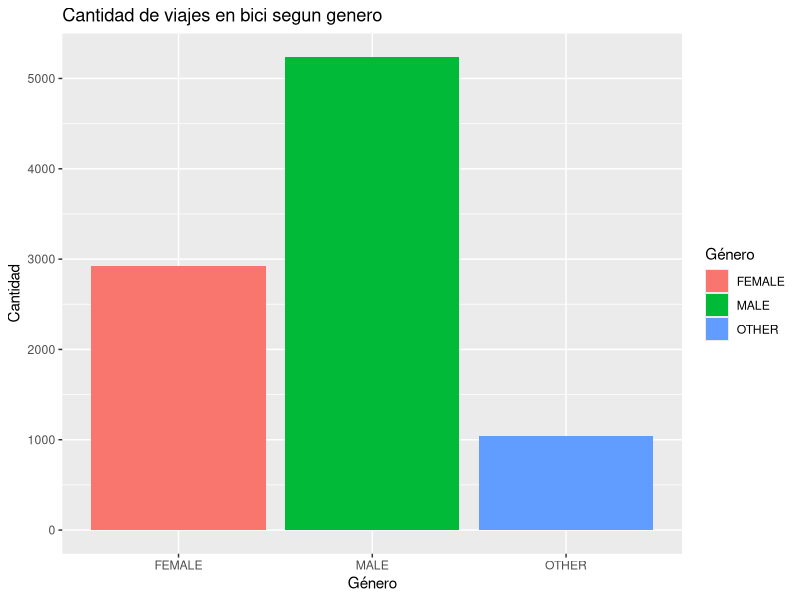
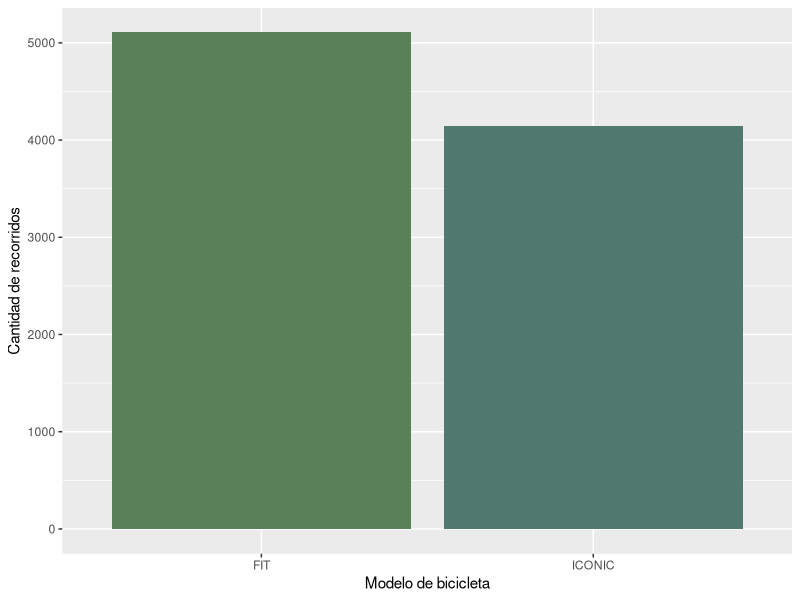
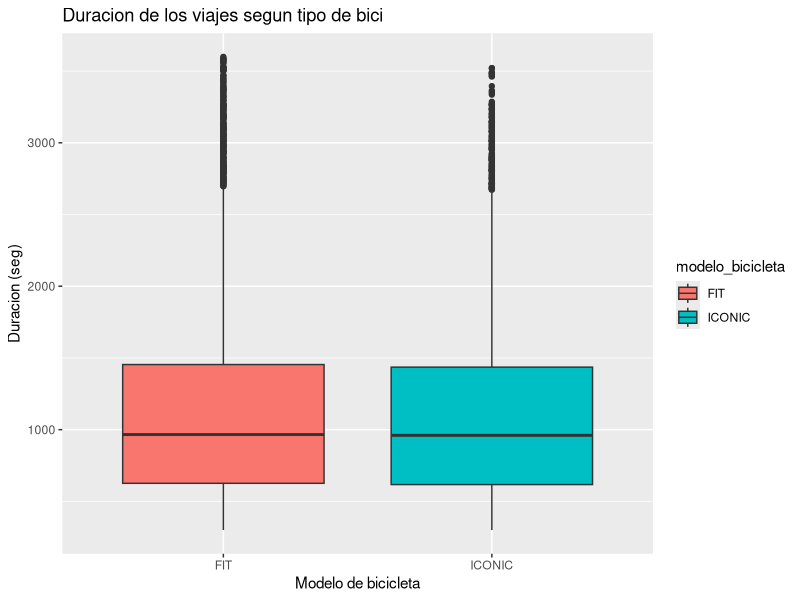
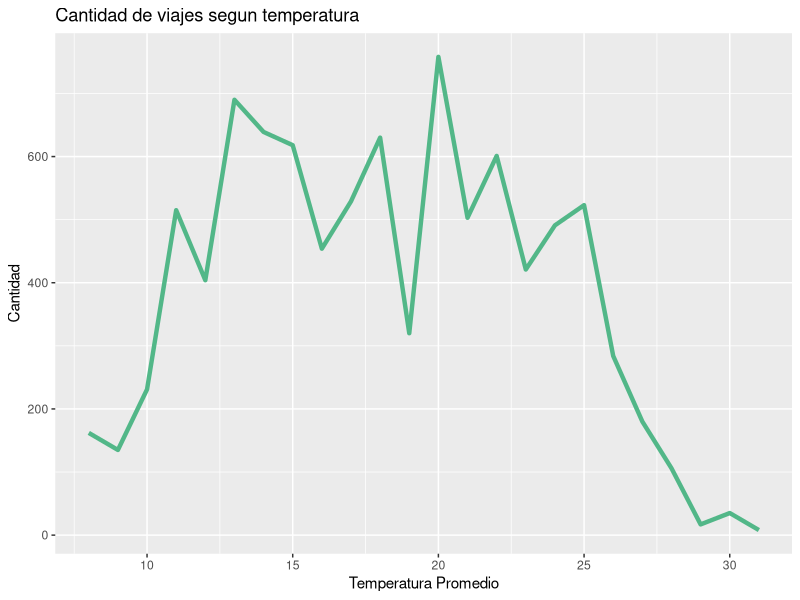
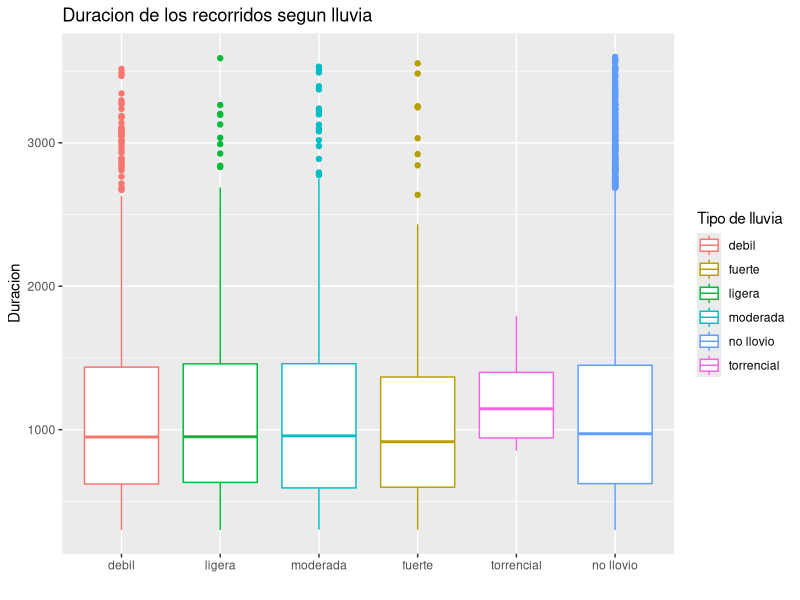
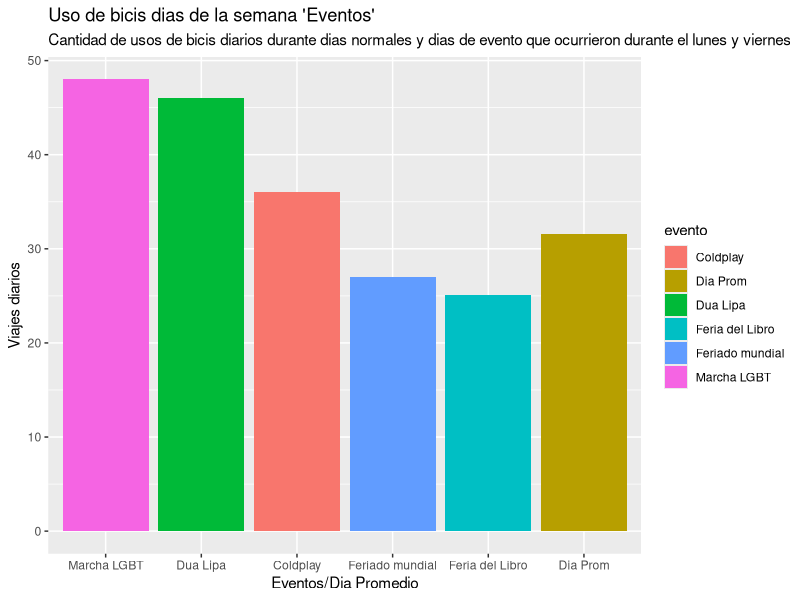
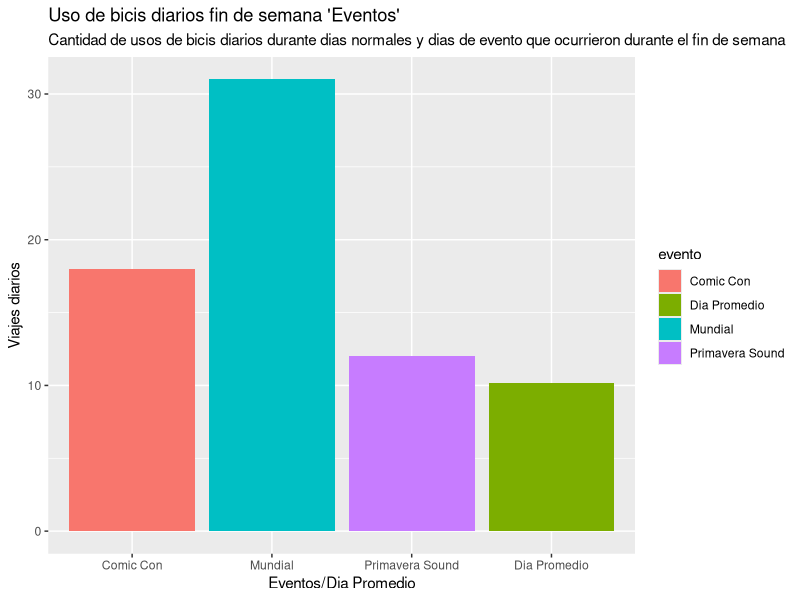
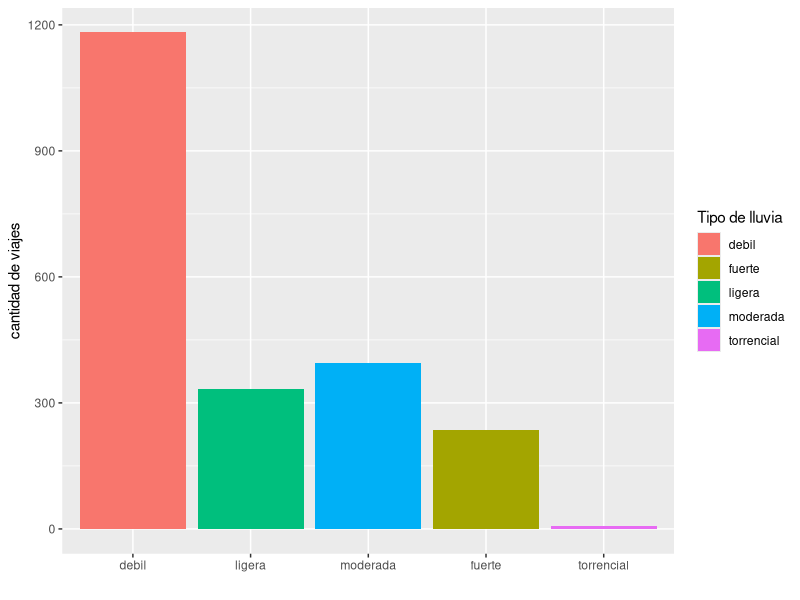

Recreate these plots in R, in order.
#CONSIDERACIONES ----

#1. Nuestras PC's trabajan con algunas variables en ingles y no en español, entonces si surgen problemas con el fct_level por ejemplo, es porque nosotros ordenamos las categorías en ingles y no español.

#2. Para tener una compresión mas rápida de los nombres de variables, utilizamos los siguientes prefijos "df_" para referirnos a un dataframe, "gr_" para referirnos a un gráfico y "v_" para referirnos a una variable.


#LIBRERIAS ----
library(readr)
library(tidyverse)




#DATAFRAMES
#Dataframes_originales ----

#Lectura de dataframes. Para leer los archivos csv usamos el comando read_csv.

df_clima_aeroparque_BA_2022 <- read_csv("Data/Clima_Aeroparque_BA.csv")

df_bike_trips_2022 <- read_csv("Data/trips_2022_reducido.csv")

#VARIABLES ----

v_months <- c("January", "February", "March", "April", "May", "June", "July", "August", "September", "October", "November", "December")

#Las fechas de los días feriados de Argentina 2022 los obtuvimos de la siguiente pagina: https://www.argentina.gob.ar/interior/feriados-nacionales-2022
v_feriados <- c("2022-01-01", "2022-02-28", "2022-03-01", "2022-03-24", "2022-04-02", "2022-04-14", "2022-04-15", "2022-04-16", "2022-04-17", "2022-04-22", "2022-04-23", "2022-04-24", "2022-05-01", "2022-05-02", "2022-05-18", "2022-05-25", "2022-06-17", "2022-06-20", "2022-07-09", "2022-07-30", "2022-08-15", "2022-09-26", "2022-09-27", "2022-10-05", "2022-10-07", "2022-10-10", "2022-11-20", "2022-11-21", "2022-12-08", "2022-12-09", "2022-12-25")

#(nota: cp indica la cantidad de personas)
v_feriaLibro <- c("2022-04-28","2022-04-29","2022-04-30","2022-05-01","2022-05-02","2022-05-03","2022-05-04","2022-05-05","2022-05-06","2022-05-07","2022-05-08","2022-05-09","2022-05-10","2022-05-11","2022-05-12","2022-05-13","2022-05-14","2022-05-15","2022-05-16") #cp = 1.245.000
v_comicCon <- c("2022-05-20","2022-05-21","2022-05-22") #cp = 80 mil
v_duaLipa <- c("2022-09-13","2022-09-14") #cp = 50 mil
v_marchaLGBTQI <- c("2022-10-05") #cp = 130 mil
v_coldplay <- c("2022-10-25","2022-10-26","2022-10-28","2022-10-29","2022-11-01","2022-11-02","2022-11-04","2022-11-05","2022-11-07","2022-11-08") #cp = 600 mil
v_primaveraSound <- c("2022-11-12","2022-11-13") #cp = 100 mil
v_finalMundial <- c("2022-12-18") #cp = 4 millones
v_feriadoMundial <- c("2022-12-20") 


#Dataframes_bicis_modificado ----
#Dataframe de bicis filtrado por duración del recorrido, con 4 variables mas ("month", "week_day", "hour" y "public_holiday") y la variable fecha renombrada a date.

df_bike_trips_2022_reformed <- df_bike_trips_2022 %>% 
  filter(between(duracion_recorrido, left = 60*5, right = 60*60)) %>% 
  rename(date = fecha) %>% 
  mutate(month = months(fecha_origen_recorrido), 
         hour = hour(fecha_origen_recorrido), 
         week_day = weekdays(date),
         public_holiday = (date %in% v_feriados))

#Dataframes_clima_modificado ----
#Dataframe del clima con 3 variables mas("month", "is_rain", "rain_strength")

df_clima_aeroparque_BA_2022_reformed <- df_clima_aeroparque_BA_2022 %>% 
  mutate(month = months(date),
         is_rain = (prcp > 0),
         rain_strength = case_when(prcp > 0 & prcp <= 3 ~ "debil",
                                   prcp > 3.0 & prcp <= 6.5 ~ "ligera",
                                   prcp > 6.5 & prcp <= 16.0 ~ "moderada",
                                   prcp > 16.0 & prcp <= 40.0 ~ "fuerte",
                                   prcp > 100.0 ~ "torrencial",
                                   .default = "no llovio")) 




#Dataframe_joined ----
#FULL JOIN DE DATAFRAMES
df_bikes_and_weather <- full_join(df_bike_trips_2022_reformed, df_clima_aeroparque_BA_2022_reformed, by = "date")


#Dataframes Descriptivos ----
#dataframe con la duracion de viaje promedio y mediana
df_promedio_y_mediana_de_viajes <-  df_bike_trips_2022_reformed %>% 
  mutate(duracion_recorrido = duracion_recorrido/60) %>% 
  summarise("promedio duracion de viaje" = mean(duracion_recorrido), "mediana de la duracion de viajes" = median(duracion_recorrido))

#dataframe con la cantidad de estaciones de origen 
df_origin_trip <- df_bike_trips_2022_reformed %>% 
  select(id_estacion_origen, nombre_estacion_origen) %>% 
  group_by(id_estacion_origen, nombre_estacion_origen) %>% 
  summarise(amount_by_station = n()) %>% 
  arrange(desc(amount_by_station))

#dataframe con la cantidad de estaciones de llegada
df_destination_trip <- df_bike_trips_2022_reformed %>% 
  select(id_estacion_destino, nombre_estacion_destino) %>% 
  group_by(id_estacion_destino, nombre_estacion_destino) %>% 
  summarise(amount_by_station = n()) %>% 
  arrange(desc(amount_by_station)) 

#viajes mas comunes
df_common_trips <- df_bike_trips_2022_reformed %>% 
  select(id_estacion_origen, nombre_estacion_origen, id_estacion_destino, nombre_estacion_destino) %>% 
  group_by(id_estacion_origen, nombre_estacion_origen, id_estacion_destino, nombre_estacion_destino) %>% 
  summarise(amount = n()) %>% 
  arrange(desc(amount))

#cantidad de usos de bicis en dias feriado vs no feriados
df_uso_feriado_vs_no_feriado <- df_bike_trips_2022_reformed %>% 
  group_by(public_holiday) %>% 
  summarise(cant_viajes = n()) 

#cantidad de viajes diarios en dias feriado vs no feriados (tenemos 31 feriados y (365 - 31) = 334 no feriados)\
df_uso_feriado_vs_no_feriado_prom <- data.frame(es_feriado = c("feriado", "no feriado"), 
                                                viajes_promedio = c(as.numeric(df_uso_feriado_vs_no_feriado[2,2]) / 31, 
                                                                    as.numeric(df_uso_feriado_vs_no_feriado[1,2]) / 334))


# Feria del libro
v_bicisFeriaDelLibro <- as.numeric(df_bike_trips_2022_reformed %>%
                                     filter(date %in% v_feriaLibro) %>%
                                     summarise(cantidad = n()/length(v_feriaLibro)))
# Comic Con
v_bicisComicCon <- as.numeric(df_bike_trips_2022_reformed %>%
                                filter(date %in% v_comicCon) %>%
                                summarise(cantidad = round(n()/length(v_comicCon))))
# Dua Lipa
v_bicisDuaLipa <- as.numeric(df_bike_trips_2022_reformed %>%
                               filter(date %in% v_duaLipa) %>%
                               summarise(cantidad = round(n()/length(v_duaLipa))))
# MarchaLGBT
v_bicisMarchaLGBT <- as.numeric(df_bike_trips_2022_reformed %>%
                                  filter(date %in% v_marchaLGBTQI) %>%
                                  summarise(cantidad = round(n()/length(v_marchaLGBTQI))))
# Coldplay
v_bicisColdplay <- as.numeric(df_bike_trips_2022_reformed %>%
                                filter(date %in% v_coldplay) %>%
                                summarise(cantidad = round(n()/length(v_coldplay))))
#PrimaveraSound
v_bicisPrimSound <- as.numeric(df_bike_trips_2022_reformed %>%
                                 filter(date %in% v_primaveraSound) %>%
                                 summarise(cantidad = round(n()/length(v_primaveraSound))))
# Mundial
v_bicisFinalMundial <- as.numeric(df_bike_trips_2022_reformed %>%
                                    filter(date %in% v_finalMundial) %>%
                                    summarise(cantidad = round(n()/length(v_finalMundial))))
# Feriado Mundial
v_bicisFeriadoMundial <- as.numeric(df_bike_trips_2022_reformed %>%
                                      filter(date == v_feriadoMundial) %>%
                                      summarise(cantidad = round(n()/length(v_feriadoMundial))))

v_dia_promedio <- as.numeric(df_bike_trips_2022_reformed %>% 
                               filter(week_day %in% c("Monday", "Tuesday", "Wednesday", "Thursday", "Friday")) %>% 
                               group_by(date) %>% 
                               summarise(cantidad = n()) %>% 
                               summarise(cant_prom = sum(cantidad) / length(date)))

v_dia_finde_promedio <- as.numeric(df_bike_trips_2022_reformed %>% 
                                     filter(week_day %in% c("Saturday", "Sunday")) %>% 
                                     group_by(date) %>% 
                                     summarise(cantidad = n()) %>% 
                                     summarise(cant_prom = sum(cantidad) / length(date)))

#viajes diarios durante los eventos que ocurrieron durante dias de la semana mayoritariamente
df_Viajes_Promedio_Eventos_No_Finde <- data.frame(evento = c("Feria del Libro","Dua Lipa","Marcha LGBT","Coldplay","Feriado mundial", "Dia Prom"),
                                                  viajesPorEvento = c(v_bicisFeriaDelLibro, v_bicisDuaLipa, v_bicisMarchaLGBT, v_bicisColdplay,v_bicisFeriadoMundial, v_dia_promedio))

#viajes diarios durante los eventos que ocurrieron durante dias de fin de semana mayoritariamente
df_Viajes_Promedio_Eventos_Finde <- data.frame(evento = c("Comic Con", "Primavera Sound", "Mundial", "Dia Promedio"),
                                               viajesPorEvento = c(v_bicisComicCon, v_bicisPrimSound, v_bicisFinalMundial, v_dia_finde_promedio))


#cantidad de viajes durante dias de lluvia y no lluvia
df_uso_de_bicis_segun_precipitaciones <- df_bikes_and_weather %>% 
  filter(!is.na(prcp)) %>% 
  group_by(is_rain) %>% 
  summarise(viajes_lluvia = n())

#cantidad de viajes diarios durante dias de lluvia y no lluvia
df_uso_de_bicis_segun_precipitaciones_prom <- data.frame(es_lluvia = c("llovio", "no llovio"), 
                                                         viajes_promedio = c(as.numeric(df_uso_de_bicis_segun_precipitaciones[2,2]) / 97, 
                                                                             as.numeric(df_uso_de_bicis_segun_precipitaciones[1,2]) / 266))



#GRAFICOS ----

#visualizacion de duracion de los viajes en minutos version boxplot
gr_trips_duration_in_minutes_box <- df_bike_trips_2022_reformed %>% 
  mutate(duracion_recorrido = duracion_recorrido/60) %>% 
  ggplot(mapping = aes(y = duracion_recorrido)) +
  geom_boxplot(color = "#E6AC6E", shape = 11) +
  labs(x = "Recorridos", y = "Duracion (min)", title = "Duracion de los recorridos en minutos") +
  scale_x_discrete(expand = c(0,0)) 

#visualizacion de cantidad de viajes segun duracion en minutos
gr_trips_duration_in_minutes_col <- df_bike_trips_2022_reformed %>% 
  mutate(duracion_recorrido = duracion_recorrido/60) %>% 
  ggplot(mapping = aes(x = duracion_recorrido)) +
  geom_histogram(colour = "#E6AC6E", fill = "beige", bins = 11) +
  labs(x = "Duracion (min)", y = "Cantidad de Recorridos", title = "Duracion de los recorridos en minutos")

#visualizacion de viajes por mes
gr_trips_by_month <- df_bike_trips_2022_reformed %>% 
  ggplot(mapping = aes(x = fct_relevel(month, c("January", "February", "March", "April", "May", "June", "July", "August", "September", "October", "November", "December")))) +
  geom_bar(fill = "mintcream", colour = "lightskyblue") +
  labs(x = "Mes", y = "Cantidad", title = "Cantidad de recorridos durante cada mes del año")

#visualizacion de viajes por dia
gr_trips_by_day <- df_bike_trips_2022_reformed %>% 
  ggplot(mapping = aes(x = fct_relevel(week_day, c("Monday", "Tuesday", "Wednesday", "Thursday", "Friday", "Saturday", "Sunday"))))+
  geom_bar(fill = "mintcream", colour = "lightskyblue") +
  labs(x = "Dia de la semana", y = "Cantidad", title = "Cantidad de recorridos durante cada dia de la semana")

#visualizacion de viajes por hora
gr_trips_by_hour <- df_bike_trips_2022_reformed %>% 
  ggplot(mapping = aes(x = hour)) +
  geom_bar(fill = "mintcream", colour = "lightskyblue") +
  labs(x = "Horario", y = "Cantidad", title = "Cantidad de recorridos durante cada hora del dia") 

#visualizacion de viajes por mes y hora
gr_trips_by_month_and_hour <- df_bike_trips_2022_reformed %>% 
  group_by(month) %>% 
  ggplot(mapping = aes(x = hour)) +
  geom_bar(fill = "#CBA872",color = "#A05806") +
  facet_wrap(~fct_relevel(month, c("January", "February", "March", "April", "May", "June", "July", "August", "September", "October", "November", "December"))) +
  labs(x = "Horario", y = "Cantidad", title = "Cantidad de recorricos por mes segun horario")

#visualizacion de viajes por dia y hora
gr_trips_by_day_and_hour <- df_bike_trips_2022_reformed %>% 
  group_by(week_day) %>% 
  ggplot(mapping = aes(x = hour)) +
  geom_bar(fill = "#CBA872",color = "#A05806") +
  facet_wrap(~fct_relevel(week_day, c("Monday", "Tuesday", "Wednesday", "Thursday", "Friday", "Saturday", "Sunday")), nrow = 2) +
  labs(x = "Horario", y = "Cantidad", title = "Cantidad de recorricos por dia segun horario")



#visualizacion de viajes promedio de dias feriados y no feriados
gr_viajes_promedio_feriados <- df_uso_feriado_vs_no_feriado_prom %>% 
  ggplot(mapping = aes(x = es_feriado, y = viajes_promedio)) + 
  geom_col(fill = c("#B6803C", "#A05806"), color = "black") +
  labs(x = "", y = "Viajes diarios", title = "Cantidad de viajes diarios 'Feriados Vs No Feriados'")



#visualizacion cantidad de viajes segun tipo de bici
gr_bike_type <- df_bike_trips_2022_reformed %>% 
  select(modelo_bicicleta) %>% 
  ggplot(mapping = aes(x = modelo_bicicleta)) +
  geom_bar(fill = c("#588157", "#52796f")) +
  labs(x = "Modelo de bicicleta", y = "Cantidad de recorridos")

#visualizacion cantidad de viajes segun tipo de bici
gr_bike_type_boxplot <- df_bike_trips_2022_reformed %>% 
  ggplot(mapping = aes(x = modelo_bicicleta, y = duracion_recorrido, fill = modelo_bicicleta)) +
  geom_boxplot() +
  labs(x = "Modelo de bicicleta", y = "Duracion (seg)", title = "Duracion de los viajes segun tipo de bici")


#visualizacion cantidad de usos de bicis segun genero
c <- df_bike_trips_2022_reformed %>% 
  select(Género) %>% 
  filter(!is.na(Género)) %>% 
  ggplot(mapping = aes(x = Género, fill = Género)) + 
  geom_bar() +
  labs(x = "Género", y = "Cantidad", title = "Cantidad de viajes en bici segun genero")

#uso de bicis por hora según género
gr_use_of_bikes_by_gender_per_hour <- df_bike_trips_2022_reformed %>%
  filter(!is.na(Género)) %>%
  group_by(Género) %>%
  mutate(cantidadTotalPorGénero = n()) %>%
  group_by(Género,hour,cantidadTotalPorGénero) %>%
  summarise(cantidad = n()) %>%
  mutate(
    cantidadPorcentual = case_when(
      Género == "FEMALE" ~ (cantidad/cantidadTotalPorGénero)*100,
      Género == "MALE" ~ (cantidad/cantidadTotalPorGénero)*100,
      Género == "OTHER" ~ (cantidad/cantidadTotalPorGénero)*100
    )
  ) %>%
  select(Género,cantidadPorcentual) %>%
  ggplot(mapping = aes(x = hour, y = cantidadPorcentual, colour = Género)) +
  geom_line(lwd = 1.49) + 
  scale_x_continuous(expand = c(0,0)) +
  scale_y_continuous(expand = c(0,0)) +
  facet_wrap(~Género) +
  theme(legend.position = "bottom") +
  labs(x = "Horario", y = "Porcentaje", title = "Cantidad porcentual sobre el uso de bicis segun genero y horario")

#visualizacion de duracion de los viajes en minutos version boxplot segun genero
gr_trips_duration_in_minutes_by_gender <- df_bike_trips_2022_reformed %>% 
  filter(!is.na(Género)) %>% 
  mutate(duracion_recorrido = duracion_recorrido/60) %>% 
  ggplot(mapping = aes(y = duracion_recorrido, x = Género, color = Género)) +
  geom_boxplot() +
  labs(y = "Duracion", title = "Duracion de los recorridos en minutos segun genero")


#visualizacion de usos de bicis promedio comparado con dias de eventos (dias de semana)
gr_Eventos_Dia_De_Semana <- df_Viajes_Promedio_Eventos_No_Finde %>%
  ggplot(mapping = aes(x = evento, y = viajesPorEvento, fill = evento)) +
  geom_col() +
  labs(x = "Eventos/Dia Promedio", y = "Viajes diarios", title = "Uso de bicis dias de la semana 'Eventos'", subtitle = "Cantidad de usos de bicis diarios durante dias normales y dias de evento que ocurrieron durante el lunes y viernes") +
  scale_x_discrete(limits = c("Marcha LGBT", "Dua Lipa", "Coldplay", "Feriado mundial", "Feria del Libro", "Dia Prom"))

#visualizacion de usos de bicis promedio comparado con dias de eventos (fin de semana)
gr_Eventos_Fin_De_Semana <- df_Viajes_Promedio_Eventos_Finde %>%
  ggplot(mapping = aes(x = evento, y = viajesPorEvento, fill = evento)) +
  geom_col() +
  labs(x = "Eventos/Dia Promedio", y = "Viajes diarios", title = "Uso de bicis diarios fin de semana 'Eventos'", subtitle = "Cantidad de usos de bicis diarios durante dias normales y dias de evento que ocurrieron durante el fin de semana") +
  scale_x_discrete(limits = c("Comic Con", "Mundial", "Primavera Sound", "Dia Promedio"))


#grafico de temperaturas por mes
gr_temperatura_por_mes <- df_clima_aeroparque_BA_2022_reformed %>% 
  select(tmin, tmax, tavg, month) %>% 
  group_by(month) %>% 
  summarise(tmin_by_month = mean(tmin), tmax_by_month = mean(tmax), tavg_by_month = mean(tavg)) %>%
  pivot_longer(cols = 2:4, names_to = "tipo", values_to = "temp") %>% 
  ggplot(mapping = aes(x = fct_relevel(month, v_months), y = temp, fill = fct_relevel(tipo, "tmax_by_month"))) +
  geom_bar(stat = "identity", position = "dodge") +
  labs(title = "Clima promedio segun mes", x = "Mes", y = "Temperatura", fill = "Temp") +
  scale_fill_manual(values = c("tmax_by_month" = "#ee6055", "tavg_by_month" = "#255f85", "tmin_by_month" = "#60d394"), labels = c("Max Temp", "Avg Temp", "Min Temp")) +
  theme(legend.position = "bottom")

#grafico de temperaturas por dia
gr_temperatura_por_dia <- df_clima_aeroparque_BA_2022_reformed %>%
  pivot_longer(cols = 3:4, names_to = "tipo", values_to = "temp") %>%
  ggplot(mapping = aes(x = date, y = temp, color = tipo)) +
  geom_line() +
  scale_color_manual(labels = c("Tmax", "Tmin"), values = c("#ee6055", "#255f85")) +
  labs(x = "Dia del año", y = "Temperatura max y min", color = "Temperatura") +
  theme_classic()

#precipitaciones por mes
gr_precipitaciones_por_mes <- df_clima_aeroparque_BA_2022_reformed %>% 
  group_by(month) %>% 
  filter(!is.na(prcp)) %>% 
  summarise(precipitation_by_month = mean(prcp)) %>% 
  ggplot(mapping = aes(x = fct_relevel(month, c("January", "February", "March", "April", "May", "June", "July", "August", "September", "October", "November", "December")), y = precipitation_by_month)) +
  geom_col(fill = "#c8691c", colour = "#a67b5b") +
  labs(x = "Mes",y = "Precipitacion (mm)", title = "Precipitaciones por mes")


#uso de bicis por temperatura_promedio
gr_bikes_by_temp <- df_bikes_and_weather %>% 
  mutate(t_avg_round = round(tavg)) %>% 
  group_by(t_avg_round) %>% 
  summarise(viajes_por_tavg = n()) %>% 
  ggplot(mapping = aes(x = t_avg_round, y = viajes_por_tavg)) +
  geom_line(color = "#52b788", lwd = 1.5) +
  labs(x = "Temperatura Promedio", y = "Cantidad", title = "Cantidad de viajes segun temperatura")


#uso de bicis por precipitaciones
gr_uso_de_bicis_segun_precipitaciones <- df_uso_de_bicis_segun_precipitaciones_prom %>% 
  ggplot(mapping = aes(x = es_lluvia, y = viajes_promedio, fill = es_lluvia)) + 
  geom_col() +
  labs(x = "", y = "Cantidad", title = "Cantidad de viajes diarios durante dias de lluvia y no lluvia", fill = "LLovio?") +
  scale_fill_manual(values = c("llovio" = "#ee6055", "no llovio" = "#255f85"), labels = c("Si", "No")) 
  

#cantidad de dias de lluvia
gr_potencia_lluvia_2022 <- df_bikes_and_weather %>% 
  filter(rain_strength != "no llovio") %>% 
  ggplot(mapping = aes(x = fct_relevel(rain_strength, c("debil", "ligera", "moderada", "fuerte", "torrencial")), fill = rain_strength)) +
  geom_bar() + 
  labs(x = "", y = "cantidad de viajes", fill = "Tipo de lluvia")

gr_duracion_recorrido_segun_lluvia <- df_bikes_and_weather %>% 
  filter(!is.na(prcp)) %>% 
  filter(!is.na(duracion_recorrido)) %>% 
  group_by(rain_strength) %>% 
  ggplot(mappin = aes(x = fct_relevel(rain_strength, c("debil", "ligera", "moderada", "fuerte", "torrencial")), y = duracion_recorrido, color = rain_strength)) +
  geom_boxplot() +
  labs(x = "", y = "Duracion", title = "Duracion de los recorridos segun lluvia", color = "Tipo de lluvia")
